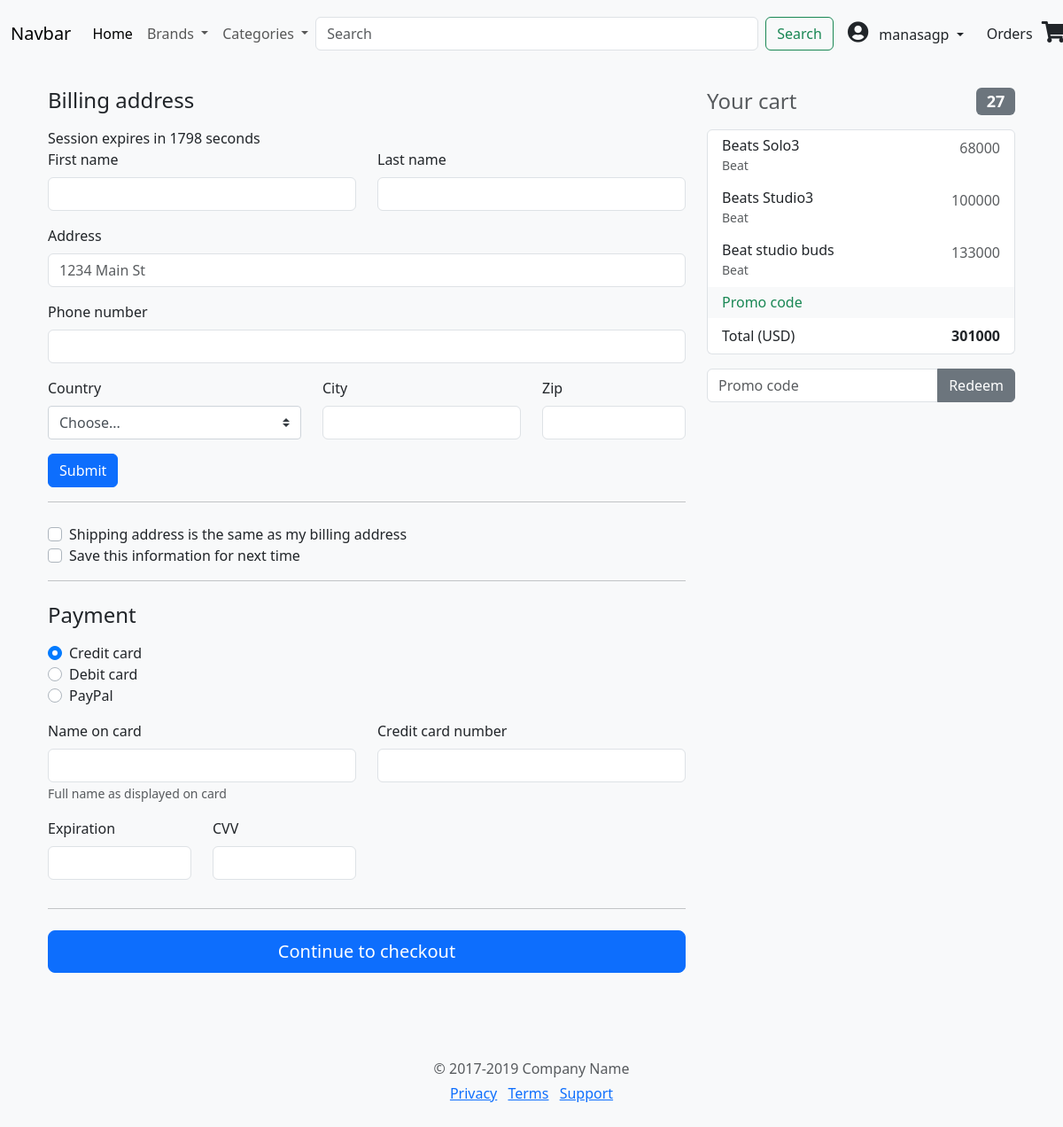
The app's page /checkout (signed in), older data.
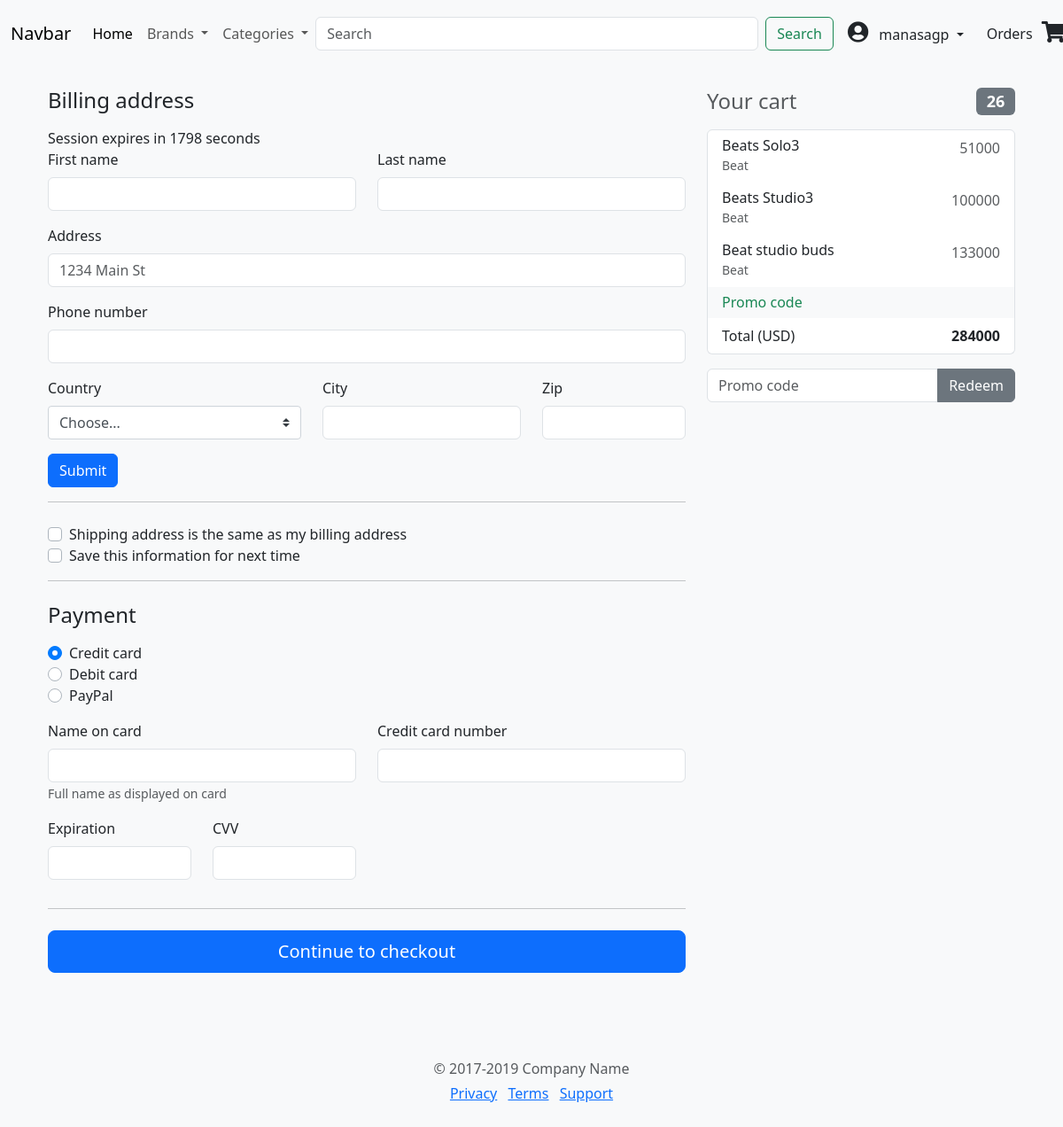
The same page, newer data.
### shop/models.py (models this page shows, shortened)
class Cart(models.Model):
    user = models.ForeignKey(User,on_delete=models.CASCADE,default=None)
    product = models.ForeignKey(Product,on_delete=models.CASCADE)
    quantity = models.IntegerField(default=1)
    created = models.DateTimeField(auto_now_add=True)

class Product(models.Model):
    name = models.CharField(max_length=100)
    brand = models.ForeignKey(Brand, on_delete= models.CASCADE)
    Category = models.ForeignKey(Category, on_delete= models.CASCADE)
    image = models.ImageField(null=True, blank=True)
    quantity = models.IntegerField()
    price = models.IntegerField()

class Brand(models.Model):
    name = models.CharField(max_length=100)
    def __str__(self):
        return self.name

### shop/views.py (the view, shortened to what this page needs)
# urls.py: path('checkout',checkout,name='checkout'),
@never_cache
@login_required(login_url='login')
def checkout(request):
    submitted = False
    cart = Cart.objects.filter(user=request.user)
    total_items = sum([cart_item.quantity for cart_item in cart])
    total_price = sum([cart_item.product.price * cart_item.quantity for cart_item in cart])
    context = {'submitted': submitted, 'cart': cart, 'total_items': total_items, 'total_price': total_price}
    session = request.session
    session.set_expiry(1800)
    session_data = session.get('checkout_data', {})
    customer_data = session.get('customer_data')
    context.update(session_data)
    context.update(navbar_items(request))
    context['session_expiry'] = session.get_expiry_age()
    return render(request, 'checkout.html', context)

### shop/views.py (called while the page is built)
def navbar_items(request):
    brand_items = Brand.objects.all()
    category_items = Category.objects.all()
    context = {'brand_items': brand_items,
               'category_items': category_items,
               }
    return context

### templates/checkout.html (shortened to what the changed rows need)
{%extends 'base.html' %}
{%load static%}
{% load mathfilters %}
{% load tz %}
{%block content%}
  <body class="bg-light">
    <form>
    <div class="container">
  <div class="row">
    <div class="col-md-4 order-md-2 mb-4">
      <h4 class="d-flex justify-content-between align-items-center mb-3">
        <span class="text-muted">Your cart</span>
        <span class="badge badge-secondary badge-pill">{{total_items}}</span>
      </h4>
      <ul class="list-group mb-3">
        {% for item in cart %}
        <li class="list-group-item d-flex justify-content-between lh-condensed">
          <div>
            <h6 class="my-0">{{item.product.name}}</h6>
            <small class="text-muted">{{item.product.brand}}</small>
          </div>
          <span class="text-muted"> {{item.product.price|mul:item.quantity}} </span>
        </li>
        {% endfor %}
        <li class="list-group-item d-flex justify-content-between">
          <span>Total (USD)</span>
          <strong>{{total_price}}</strong>
        </li>
      </ul>
    </div>
  </div>
</div>
        <script src="https://getbootstrap.com/docs/4.3/examples/checkout/form-validation.js"></script></body>
{% endblock%}

Row changes from the older to the newer data that the page shows:
changed Cart "Beats Solo3": product.price|mul "68000" → "51000"
Text that changed along with them:
{{ total_items }}: "27" → "26"
{{ total_price }}: "301000" → "284000"
